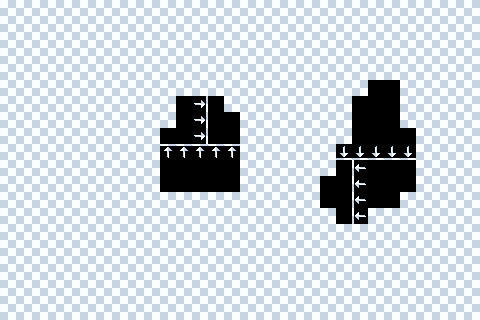

A level layout from a 2D game, rendered from its tile map. Below: a short description, then the map file with its tile-grid data intact:
An orthogonal 30x20 tile map with 16x16 px tiles, 1 tile layer (Camada de Blocos 1).

<map version="1.10" tiledversion="1.10.2" orientation="orthogonal" renderorder="right-down" width="30" height="20" tilewidth="16" tileheight="16" infinite="0" nextlayerid="2" nextobjectid="1">
 <tileset firstgid="1" source="../Tilesets/ort.tsx" />
 <layer id="1" name="Camada de Blocos 1" width="30" height="20">
  <data encoding="csv">
1,1,1,1,1,1,1,1,1,1,1,1,1,1,1,1,1,1,1,1,1,1,1,1,1,1,1,1,1,1,
1,1,1,1,1,1,1,1,1,1,1,1,1,1,1,1,1,1,1,1,1,1,1,1,1,1,1,1,1,1,
1,1,1,1,1,1,1,1,1,1,1,1,1,1,1,1,1,1,1,1,1,1,1,1,1,1,1,1,1,1,
1,1,1,1,1,1,1,1,1,1,1,1,1,1,1,1,1,1,1,1,1,1,1,1,1,1,1,1,1,1,
1,1,1,1,1,1,1,1,1,1,1,1,1,1,1,1,1,1,1,1,1,1,1,1,1,1,1,1,1,1,
1,1,1,1,1,1,1,1,1,1,1,1,1,1,1,1,1,1,1,1,1,1,1,0,0,1,1,1,1,1,
1,1,1,1,1,1,1,1,1,1,1,0,5,0,1,1,1,1,1,1,1,1,0,0,0,1,1,1,1,1,
1,1,1,1,1,1,1,1,1,1,1,0,5,0,0,1,1,1,1,1,1,1,0,0,0,1,1,1,1,1,
1,1,1,1,1,1,1,1,1,1,0,0,5,0,0,1,1,1,1,1,1,1,0,0,0,0,1,1,1,1,
1,1,1,1,1,1,1,1,1,1,2,2,2,2,2,1,1,1,1,1,1,3,3,3,3,3,1,1,1,1,
1,1,1,1,1,1,1,1,1,1,0,0,0,0,0,1,1,1,1,1,1,0,4,0,0,0,1,1,1,1,
1,1,1,1,1,1,1,1,1,1,0,0,0,0,0,1,1,1,1,1,0,0,4,0,0,0,1,1,1,1,
1,1,1,1,1,1,1,1,1,1,1,1,1,1,1,1,1,1,1,1,0,0,4,0,0,1,1,1,1,1,
1,1,1,1,1,1,1,1,1,1,1,1,1,1,1,1,1,1,1,1,1,0,4,1,1,1,1,1,1,1,
1,1,1,1,1,1,1,1,1,1,1,1,1,1,1,1,1,1,1,1,1,1,1,1,1,1,1,1,1,1,
1,1,1,1,1,1,1,1,1,1,1,1,1,1,1,1,1,1,1,1,1,1,1,1,1,1,1,1,1,1,
1,1,1,1,1,1,1,1,1,1,1,1,1,1,1,1,1,1,1,1,1,1,1,1,1,1,1,1,1,1,
1,1,1,1,1,1,1,1,1,1,1,1,1,1,1,1,1,1,1,1,1,1,1,1,1,1,1,1,1,1,
1,1,1,1,1,1,1,1,1,1,1,1,1,1,1,1,1,1,1,1,1,1,1,1,1,1,1,1,1,1,
1,1,1,1,1,1,1,1,1,1,1,1,1,1,1,1,1,1,1,1,1,1,1,1,1,1,1,1,1,1
</data>
 </layer>
</map>